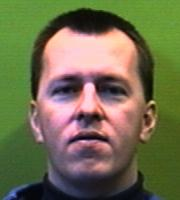
#> input picture q3_image_colorization/faces_sets/test_set/cgboyc.20.jpg, 180 x 200 px, found by its file name; its folder holds only this picture in this run
$ python plots.py
#> lines starting #> are read from the running program, lines starting #| are printed output that depends on the picture
### dataset.py
"""
@ Author: Netanel Stern
@ ID: 206342255
@ Date: 12/02/2023
"""

"""
Dataset module for image colorizer

The module loads the data from given path and create a dataset
for the model.
"""


from skimage import io
import numpy as np
import os


class ImagesDataset:

    def __init__(self, path=None, formats=['jpg'], images=None):
        """
        Initialize the dataset

        Parameters
        ----------
        path : str, optional
            The path to the data.
        formats : list, optional
            The formats of the images. The default is ['jpg'].
        images : list, optional

        Returns
        -------
        None.

        """

        self.path = path
        self.formats = formats

        if images is not None:
            self.images = images
        else:
            self.images = []

    # [85 lines left out: functions set_path, set_formats, get_formats, get_images, __len__, __iter__, not called in this run]

    def load(self, verbose=False):
        """
        Load data for the dataset from given path

        Returns
        -------
        None.

        """
#> called with verbose = False

        for fname in os.walk(self.path).__next__()[2]:
            if fname.split('.')[-1] in self.formats:

                img_path = os.path.join(self.path, fname)

                if verbose:
                    print('Loading image: {}'.format(img_path))

                self.images.append(io.imread(img_path))

                if verbose:
                    print('Num of loaded images: {}'.format(len(self.images)))

# [4 lines that do not run on import are left out]

### plots.py
from dataset import ImagesDataset
from classifier import PCAClassifier
from skimage import color
import numpy as np
from skimage.util import img_as_float
import matplotlib.pyplot as plt

test_images_path = 'C:\\ws\\faces_sets\\faces_sets\\test_set'
test_data = ImagesDataset(path=test_images_path)
test_data.load(verbose=False)

def normalize_gray_pixels(img):
    return (img - np.min(img)) / (np.max(img) - np.min(img)) * 100

test_gray_images = [normalize_gray_pixels(color.rgb2gray(img).flatten()) for img in test_data.images]
#> test_gray_images = 1 item
gray_img = test_gray_images[0]

gray_img = img_as_float(gray_img)

from mpl_toolkits.mplot3d import Axes3D

fig = plt.figure()
ax = fig.add_subplot(111, projection='3d')

x, y = np.meshgrid(np.arange(0, 180), np.arange(0, 200))
ax.plot_surface(x, y, gray_img.reshape(200, 180), cmap='gray')
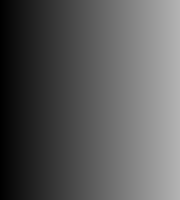
#> x: shape (200, 180) int64; min 0, max 179, mean 89.5

# turn off the axis planes
ax.set_axis_off()

plt.show()
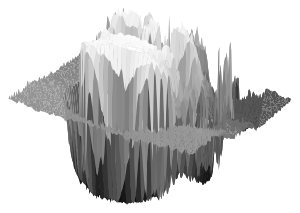
#> figure drawn by matplotlib, 1 panel

$ run again, on q3_image_colorization/faces_sets/test_set/gmwate.20.jpg
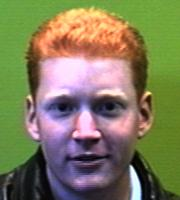
#> input picture q3_image_colorization/faces_sets/test_set/gmwate.20.jpg, 180 x 200 px, found by its file name
#> test_gray_images = 1 item
#> `plt.show()`:
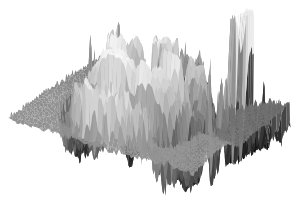
#> figure drawn by matplotlib, 1 panel

$ run again, on q3_image_colorization/faces_sets/test_set/khughe.20.jpg
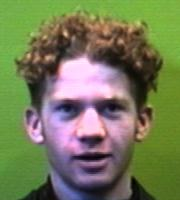
#> input picture q3_image_colorization/faces_sets/test_set/khughe.20.jpg, 180 x 200 px, found by its file name
#> test_gray_images = 1 item
#> `plt.show()`:
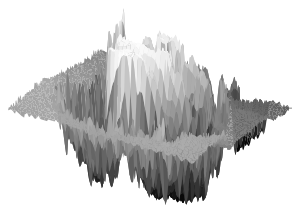
#> figure drawn by matplotlib, 1 panel

$ run again, on q3_image_colorization/faces_sets/test_set/lejnno.20.jpg
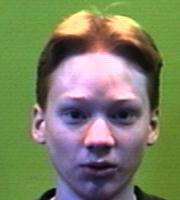
#> input picture q3_image_colorization/faces_sets/test_set/lejnno.20.jpg, 180 x 200 px, found by its file name
#> test_gray_images = 1 item
#> `plt.show()`:
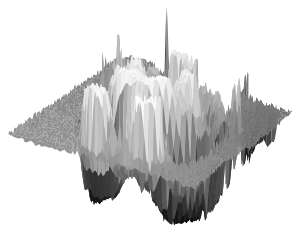
#> figure drawn by matplotlib, 1 panel

$ run again, on q3_image_colorization/faces_sets/test_set/cmkirk.20.jpg
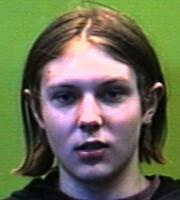
#> input picture q3_image_colorization/faces_sets/test_set/cmkirk.20.jpg, 180 x 200 px, found by its file name
#> test_gray_images = 1 item
#> `plt.show()`:
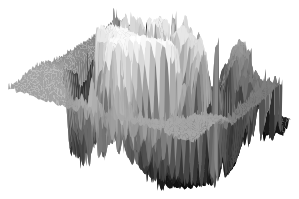
#> figure drawn by matplotlib, 1 panel
